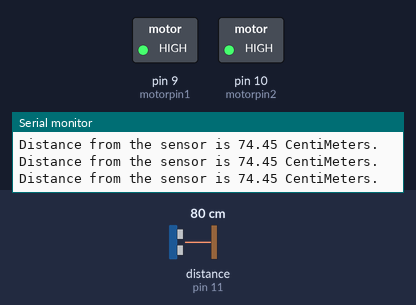
A sketch run on a simulated Arduino Uno, built with avr-gcc and run on an emulated ATmega328P. Shown: switched loads named in the sketch (green lamp = pin HIGH), the last lines printed to the serial monitor. Wiring (inferred from the names in the program): ultrasonic range finder: trigger pin 13; echo pin 11. The inputs (shaded band) are chosen by the test bench; at power-on: distance to the obstacle (sensor on pin 11) 80 cm. The echo pulse lasts 58.3 µs per cm; pins used as bus, display or sensor lines are not drawn.

Above: at 1.2 s.
1.3 s: distance to the obstacle (sensor on pin 11) set to 19 cm
4.3 s: distance to the obstacle (sensor on pin 11) set to 15 cm
At 4.7 s:
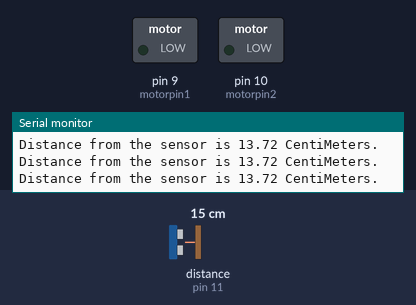
5.8 s: distance to the obstacle (sensor on pin 11) set to 18 cm
At 7.0 s:
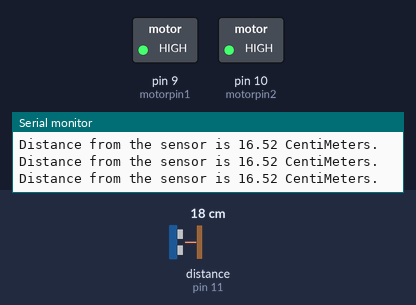
7.3 s: distance to the obstacle (sensor on pin 11) set to 12 cm
At 8.0 s:
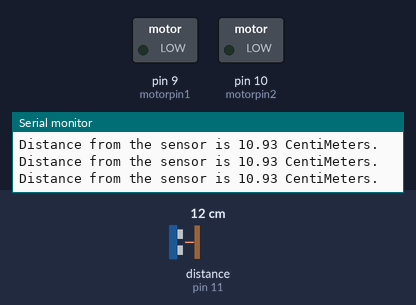
Timing chart, 0 to 10.3 s (numbered marks = the images above; inputs shaded):
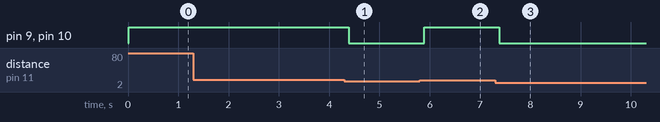

The sketch:

UltraSonic_sensor_2.ino
```cpp
int motorpin1 = 9;
int motorpin2 = 10;
int trigpin = 13 ;
int echopin = 11 ;
int vccpin = 1;
float distance ;
float speedofsound = 320.50 ;
float pulsetime;

void setup() {
  pinMode(trigpin,OUTPUT);
  pinMode(echopin,INPUT);
  pinMode(vccpin,OUTPUT);
  pinMode(motorpin1,OUTPUT);
  pinMode(motorpin2,OUTPUT);
  Serial.begin(9600);
}

void loop() {
  digitalWrite(trigpin,LOW);
 delay(9);
 digitalWrite(trigpin,HIGH);
delayMicroseconds(10);
 digitalWrite(trigpin,LOW);
 digitalWrite(vccpin,HIGH);
 pulsetime = pulseIn(echopin,HIGH);
 pulsetime = pulsetime/1000000;
 distance = speedofsound * pulsetime;
 distance = 100./2.*distance;
 Serial.print("Distance from the sensor is ");
 Serial.print(distance);Serial.println(" CentiMeters.");

 digitalWrite(motorpin1,HIGH);
 digitalWrite(motorpin2,HIGH);
if (distance <=15.00 ){
  digitalWrite(motorpin1,LOW);
  digitalWrite(motorpin2,LOW);
}
}
```

Measured:
- the behaviour switches between 17 and 16 cm on distance to the obstacle (sensor on pin 11) (found by bisection; images 0 and 1)
- after the input at 4.3 s, pin 9 (motorpin1), pin 10 (motorpin2): HIGH → LOW after 0.09 s
- after the input at 5.8 s, pin 9 (motorpin1), pin 10 (motorpin2): LOW → HIGH after 0.09 s
- after the input at 7.3 s, pin 9 (motorpin1), pin 10 (motorpin2): HIGH → LOW after 0.08 s
